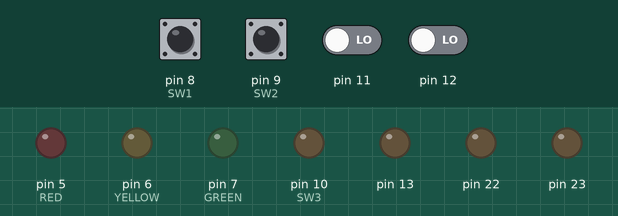
The sketch below on a simulated Arduino Uno, built with avr-gcc and run on an emulated ATmega328P. Shown: output pins drawn as LEDs (lit = HIGH). Dashed ring = blinking. The test bench sets the inputs (shaded band); at power-on: pin 8 (SW1), pin 9 (SW2), pin 11, pin 12 LOW.

Above: at 1.2 s.
1.3 s: pin 8 (SW1) pulled HIGH for 0.15 s
At 1.9 s:
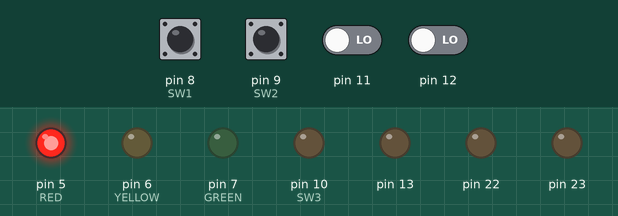
4.4 s: pin 9 (SW2) pulled HIGH for 0.15 s
At 4.9 s:
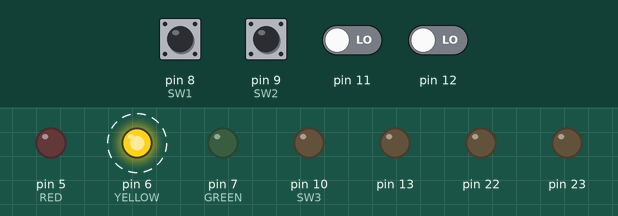
At 28.5 s:
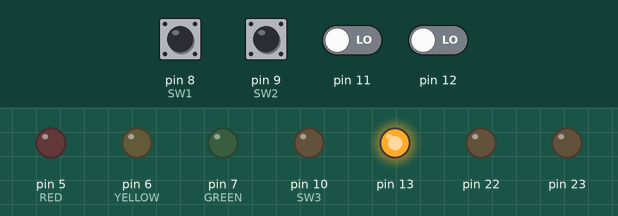
Timing chart, 0 to 30.0 s (numbered marks = the images above; inputs shaded):
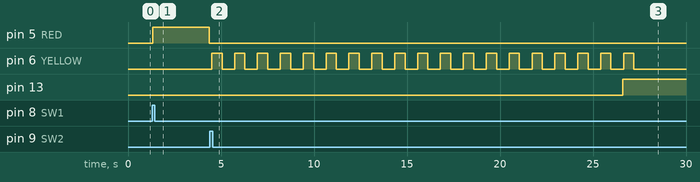

Measured:
- after the input at 1.3 s, pin 5 (RED): LOW → HIGH at once, → LOW 3.0 s later
- after the input at 4.4 s, pin 6 (YELLOW): alternates HIGH for 0.55 s and LOW for 0.68 s, starting after 0.10 s; pin 13: LOW → HIGH after 22.2 s

The sketch:

25_0268_0495.ino
```cpp
#include <Arduino_FreeRTOS.h>
#include "queue.h"

#define RED 5
#define YELLOW 6
#define GREEN 7
#define SW1 8
#define SW2 9
#define SW3 10

QueueHandle_t BlinkQueue;
int count = 1 , pastY;
int pastButton = 0;
int GREEN_status;
void setup()
{
  Serial.begin(9600);
  BlinkQueue = xQueueCreate(5, sizeof(int32_t));
  xTaskCreate(vSenderTask1, "SenderTask 1", 100, SW1, 1, NULL);
  xTaskCreate(vSenderTask2, "SenderTask 2", 100, SW2, 1, NULL);
  xTaskCreate(vSenderTask3, "SenderTask 3", 100, SW3, 1, NULL);
  xTaskCreate(vReceiverTask1, "Receiver Task R", 100, RED, 1, NULL);
  xTaskCreate(vReceiverTask2, "Receiver Task Y", 100, YELLOW, 1, NULL);
  xTaskCreate(vReceiverTask3, "Receiver Task G", 100, GREEN, 1, NULL);
}
//send RED
void vSenderTask1(void *pvParameters)
{
  BaseType_t qStatus;
  int32_t valueToSend = 0;
  pinMode(SW1, INPUT);
  const TickType_t xTicksToWait = pdMS_TO_TICKS(100);
  while (1)
  {
    if (digitalRead(SW1) == HIGH)
      valueToSend = SW1;
    else
      valueToSend = 0;

    if (valueToSend != 0) {
      xQueueSendToBack(BlinkQueue,&valueToSend, xTicksToWait);
      vTaskDelay(36);
    }
  }
}

//send YELLOW
void vSenderTask2(void *pvParameters)
{
  BaseType_t qStatus;
  int32_t valueToSend = 0;
  pinMode(SW2, INPUT);
  const TickType_t xTicksToWait = pdMS_TO_TICKS(100);
  while (1)
  {
    if (digitalRead(SW2) == HIGH)
      valueToSend = SW2;
    else
      valueToSend = 0;

    if (valueToSend != 0) {
      xQueueSendToBack(BlinkQueue,&valueToSend, xTicksToWait);
      vTaskDelay(36);
    }
  }
}

//send GREEN
void vSenderTask3(void *pvParameters)
{
  BaseType_t qStatus;
  int32_t valueToSend = 0;
  pinMode(SW3, INPUT);
  const TickType_t xTicksToWait = pdMS_TO_TICKS(100);
  while (1)
  {
    if (digitalRead(SW3) == HIGH)
      valueToSend = SW3;
    else
      valueToSend = 0;

    if (valueToSend != 0) {
      xQueueSendToFront(BlinkQueue,&valueToSend, xTicksToWait);
      vTaskDelay(pdMS_TO_TICKS(3000));
    }
  }
}
//RED
void vReceiverTask1(void *pvParameters)
{
  int32_t valueReceived;
  BaseType_t qStatus;
  const TickType_t xTicksToWait = pdMS_TO_TICKS(100);
  pinMode(RED, OUTPUT);
  long RED_TIME = 0;
  while (1)
  {
    qStatus = xQueueReceive(BlinkQueue,&valueReceived, xTicksToWait);

    if (qStatus == pdPASS)
    {

      if (valueReceived == SW1)
      {

        digitalWrite(RED, HIGH);
        vTaskDelay(pdMS_TO_TICKS(3000));

        digitalWrite(RED, LOW);
      }
      else
        xQueueSendToFront(BlinkQueue,&valueReceived, xTicksToWait);
    }
  }
}

//YELLOW
void vReceiverTask2(void *pvParameters)
{
  int32_t valueReceived;
  int statusY = 0;
  BaseType_t qStatus;
  const TickType_t xTicksToWait = pdMS_TO_TICKS(100);
  pinMode(YELLOW, OUTPUT);
  long YELLOW_TIME = 0;

  while (1)
  {
    qStatus = xQueueReceive(BlinkQueue,&valueReceived, xTicksToWait);

    if (qStatus == pdPASS)
    {
      if (valueReceived == SW2)
        statusY = !statusY;
      else
        xQueueSendToFront(BlinkQueue,&valueReceived, xTicksToWait);
    }
    if (statusY == 1)
    {
      digitalWrite(YELLOW, HIGH);
      vTaskDelay(pdMS_TO_TICKS(500));
      digitalWrite(YELLOW, LOW);
      vTaskDelay(pdMS_TO_TICKS(500));
    }
  }
}

//Receive GREEN
void vReceiverTask3(void *pvParameters)
{
  int32_t valueReceived;
  BaseType_t qStatus;
  const TickType_t xTicksToWait = pdMS_TO_TICKS(100);
  pinMode(GREEN, OUTPUT);
  long GREEN_TIME = 0;
  while (1) //true
  {
    qStatus = xQueueReceive(BlinkQueue,&valueReceived, xTicksToWait);
    if (qStatus == pdPASS)
    {
      if (valueReceived == SW3)
      {
        digitalWrite(GREEN, HIGH);
        vTaskDelay(pdMS_TO_TICKS(500));
        digitalWrite(GREEN, LOW);
        vTaskDelay(pdMS_TO_TICKS(500));
        digitalWrite(GREEN, HIGH);
        vTaskDelay(pdMS_TO_TICKS(500));

        digitalWrite(GREEN, LOW);
        vTaskDelay(pdMS_TO_TICKS(500));
        digitalWrite(GREEN, HIGH);
        vTaskDelay(pdMS_TO_TICKS(500));
        digitalWrite(GREEN, LOW);
        vTaskDelay(pdMS_TO_TICKS(500));
      }
      else
        xQueueSendToFront(BlinkQueue,&valueReceived, xTicksToWait);
    }
  }
}
void loop()
{
}
```
